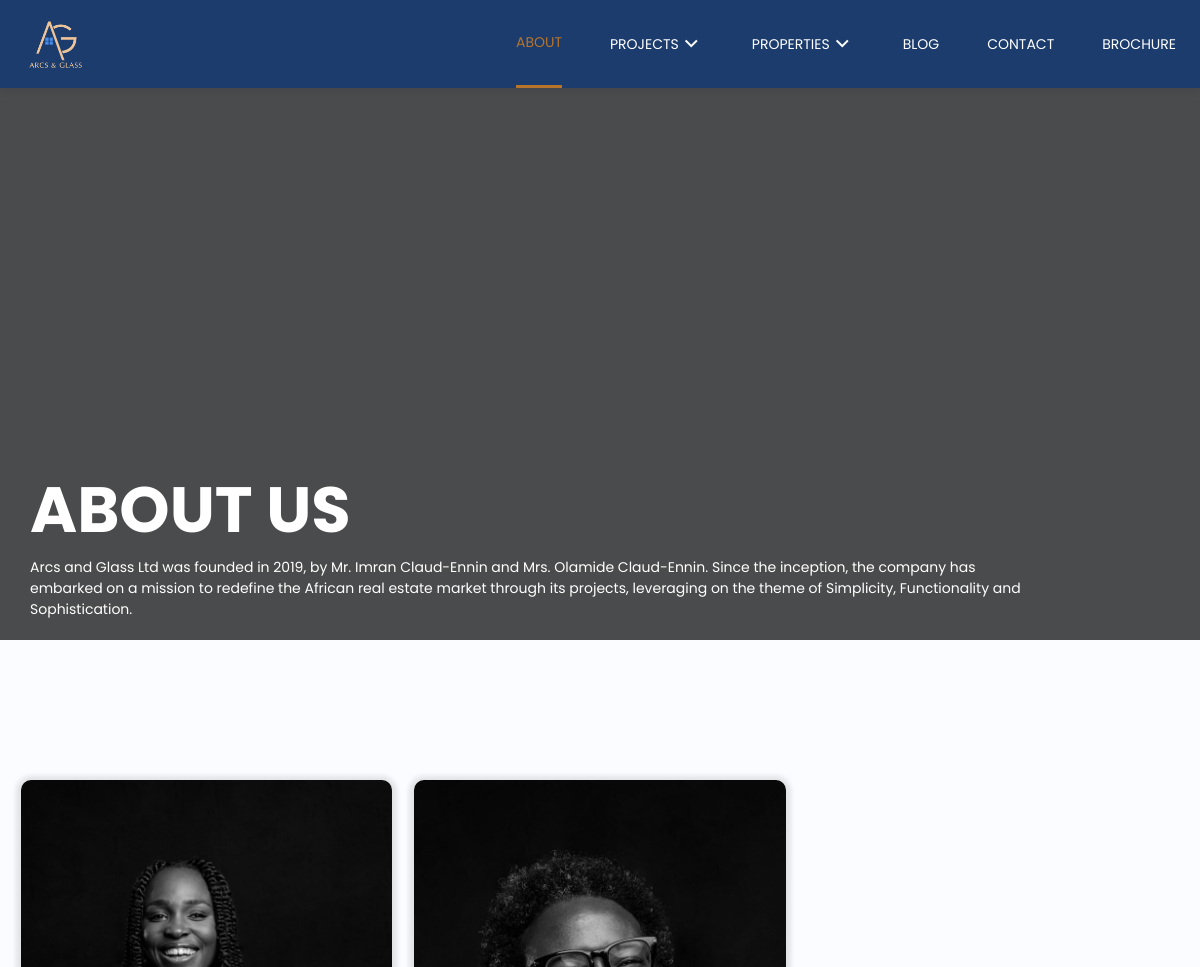
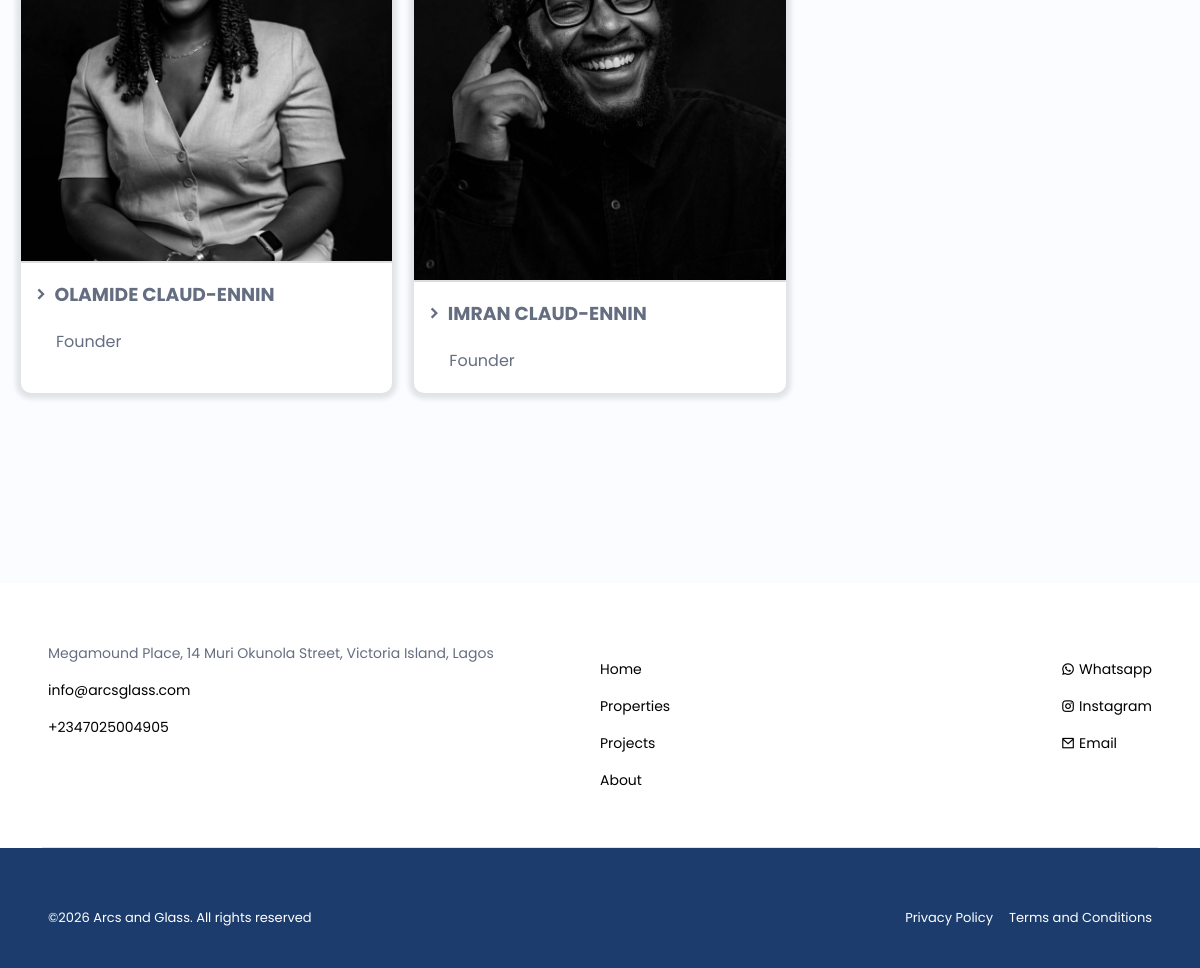
/about, run on the app's committed database (2 pictures, top to bottom).
### app/models.py (models this page shows, shortened)
class SiteInfo(models.Model):
    address = models.CharField(max_length=255)
    email = models.EmailField()
    phone_number = models.CharField(max_length=100)
    instagram = models.CharField(max_length=100)
    twitter = models.CharField(max_length=100)
    whatsapp = models.CharField(max_length=100)
    about_us = models.TextField(default="")

### app/views.py (the view)
# urls.py: path("about", views.about, name="about"),
def about(request):
    team_members = TeamMember.objects.all()
    site_info = SiteInfo.objects.first()
    nav_latest_projects = Project.objects.all().order_by("-created_at")[:3]
    nav_latest_properties = Property.objects.all().order_by("-created_at")[:3]
    return render(
        request,
        "about.html",
        context={
            "site_info": site_info,
            "nav_latest_projects": nav_latest_projects,
            "nav_latest_properties": nav_latest_properties,
            "team_members": team_members,
        },
    )

### app/templates/about.html (shortened to what this page needs)
{% extends 'home_template.html' %}
{% load static %}
{% block head %}
  <link rel="stylesheet" href="{% static './assets/css/about.css' %}" />
{% endblock %}
{% block content %}
  <section class="about-section">
    <div class="overlay"></div>
    <div class="content">
      <h1>ABOUT US</h1>
      <p class="about-bg-text">{{ site_info.about_us}}</p>
    </div>
  </section>
  <div class="team-grid" id="team-grid">
  </div>
{% endblock %}

### app/templates/footer.html (shortened to what this page needs)
<footer>
    <div class="footer">
      <div class="start">
        <p>
            {{ site_info.address }}
        </p>
        <ul>
          <li>
            <a href="mailto:{{ site_info.email }}">{{ site_info.email }}</a>
          </li>
          <li>
            <a href="tel:{{ site_info.phone_number }}">{{ site_info.phone_number }}</a>
          </li>
        </ul>
      </div>
      <div class="center">
        <ul>
          <li>
            <a href="{% url 'index' %}">Home</a>
          </li>
          <li>
            <a href="{% url 'properties' %}">Properties</a>
          </li>
          <li>
            <a href="{% url 'projects' %}">Projects</a>
          </li>
          <li>
            <a href="{% url 'about' %}">About</a>
          </li>
        </ul>
        <ul>
          <li>
            <a href="{{ site_info.whatsapp }}"> <span><i class="ri-whatsapp-line whatsapp"></i></span> Whatsapp</a>
          </li>
          <li>
            <a href="{{ site_info.instagram }}"> <span><i class="ri-instagram-line instagram"></i></span> Instagram</a>
          </li>
          <li>
            <a href="mailto:{{ site_info.email }}"> <span><i class="ri-mail-line"></i></span> Email</a>
          </li>
        </ul>
      </div>
    </div>
    <div class="footer_last">
      <p>
        &copy;Arcs and Glass. All rights reserved
      </p>
      <ul>
        <li>
          <a href="{% url 'index' %}">Privacy Policy</a>
        </li>
        <li>
          <a href="{% url 'index' %}">Terms and Conditions</a>
        </li>
      </ul>
    </div>
  </footer>

### public/static/assets/css/footer.css (style rules this page uses)
* { margin: 0; padding: 0; box-sizing: border-box; font-family: 'Poppins'; }
html, body { overflow-x: hidden; }
ul { list-style: none; padding-left: 0 !important; }
a { color: #000; text-decoration: none; }
.footer { display: flex; justify-content: space-between; background-color: #fff; background-image: none; margin-left: 0; margin-right: 0; padding: 60px 4% 40px; position: relative; font-size: 14px; }
.footer .start { width: 50%; }
.footer .center { width: 50%; display: flex; justify-content: space-between; }
.footer ul li { margin: 1rem 0; }
.footer_last { display: flex; justify-content: space-between; padding: 60px 4% 40px; font-size: 13px; background-color: #1b3c6c; color: #fff; }
.footer_last a { color: #fff; }
.footer_last ul { display: flex; gap: 1rem; }

### public/static/assets/css/about.css (style rules this page uses)
.about-section { position: relative; width: 100%; height: 80vh; overflow: hidden; }
.about-section .overlay { position: absolute; top: 0; left: 0; width: 100%; height: 100%; opacity: 1; background: rgba(0, 0, 0, 0.7); }
.content { position: absolute; bottom: 20px; left: 30px; z-index: 2; }
.content h1 { color: white; font-size: 4rem; font-weight: bold; }
.team-grid { display: grid; grid-template-columns: repeat(3, 1fr); gap: 20px; padding: 20px; margin: 120px 0px; }
.about-bg-text { color: white; font-size: 14px; width: 85%; }

### static/assets/css/global.css (style rules this page uses)
:root { --header-height: 3.5rem; --first-color: hsl(220, 68%, 54%); --first-color-lighten: hsl(220, 68%, 97%); --second-color: #b8742b; --title-color: hsl(220, 48%, 28%); --text-color: hsl(220, 12%, 45%); --body-color: hsl(220, 100%, 99%); --body-font: "Poppins", sans-serif; --normal-font-size: .938rem; --small-font-size: .813rem; --smaller-font-size: .75rem; --font-medium: 500; --font-semi-bold: 600; --z-tooltip: 10; --z-fixed: 100; }
@media screen and (min-width: 1024px) { :root { --normal-font-size: 1rem; --small-font-size: .875rem; --smaller-font-size: .813rem; } }
* { box-sizing: border-box; padding: 0; margin: 0; }
body { font-family: var(--body-font); font-size: var(--normal-font-size); background-color: var(--body-color); color: var(--text-color); }
ul { list-style: none; }
a { text-decoration: none; }

### data on the page
SiteInfo: about_us "Arcs and Glass Ltd was founded in 2019, by Mr. Imran Claud-Ennin and Mrs. Olamide Claud-Ennin. Since the inception, the company has embarked on a mission to redefine the African real estate market through its projects, leveraging on the theme of Simplicity, Functionality and Sophistication.", address "Megamound Place, 14 Muri Okunola Street, Victoria Island, Lagos", email "info@arcsglass.com", phone_number "+2347025004905"
